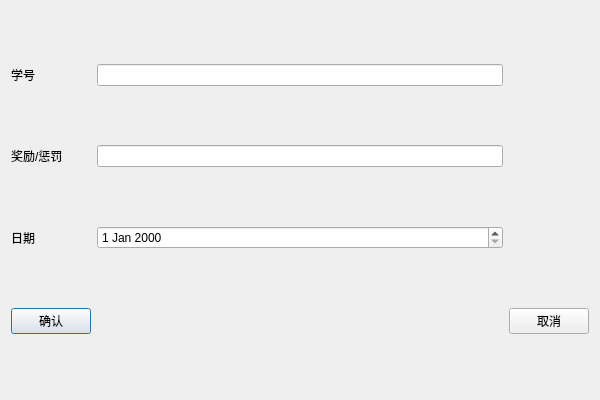
<?xml version="1.0" encoding="UTF-8"?>
<ui version="4.0">
 <class>adcell2_addStuPa</class>
 <widget class="QDialog" name="adcell2_addStuPa">
  <property name="geometry">
   <rect>
    <x>0</x>
    <y>0</y>
    <width>600</width>
    <height>400</height>
   </rect>
  </property>
  <property name="windowTitle">
   <string>Dialog</string>
  </property>
  <layout class="QGridLayout" name="gridLayout">
   <item row="0" column="0">
    <widget class="QLabel" name="label">
     <property name="text">
      <string>学号</string>
     </property>
    </widget>
   </item>
   <item row="0" column="1">
    <widget class="QLineEdit" name="sid"/>
   </item>
   <item row="1" column="0">
    <widget class="QLabel" name="label_2">
     <property name="text">
      <string>奖励/惩罚</string>
     </property>
    </widget>
   </item>
   <item row="1" column="1">
    <widget class="QLineEdit" name="paInfo"/>
   </item>
   <item row="2" column="0">
    <widget class="QLabel" name="label_3">
     <property name="text">
      <string>日期</string>
     </property>
    </widget>
   </item>
   <item row="2" column="1">
    <widget class="QDateEdit" name="dateEdit"/>
   </item>
   <item row="3" column="0">
    <widget class="QPushButton" name="btn_commit">
     <property name="text">
      <string>确认</string>
     </property>
    </widget>
   </item>
   <item row="3" column="2">
    <widget class="QPushButton" name="btn_cancel">
     <property name="text">
      <string>取消</string>
     </property>
    </widget>
   </item>
  </layout>
 </widget>
 <resources/>
 <connections/>
</ui>
